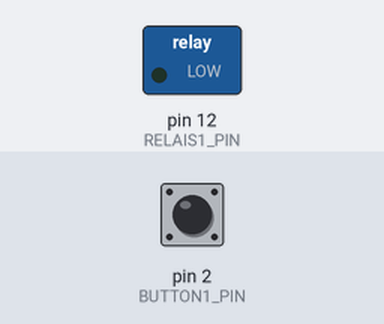
Bench run of a sketch on a simulated Arduino Uno, built with avr-gcc and run on an emulated ATmega328P. On the bench: switched loads named in the sketch (green lamp = pin HIGH). The test bench sets the inputs (shaded band); at power-on: pin 2 (BUTTON1_PIN) HIGH.

Above: at 1.2 s.
1.3 s: pin 2 (BUTTON1_PIN) pulled LOW for 1 s
At 2.8 s:
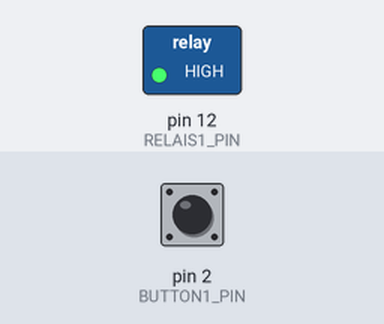
3.9 s: pin 2 (BUTTON1_PIN) pulled LOW for 3.2 s
At 5.3 s:
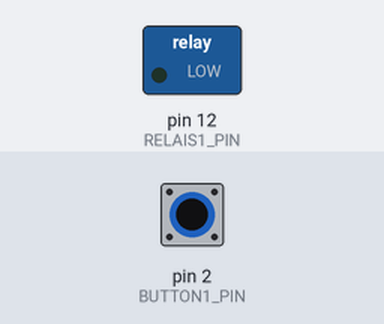
Timing chart, 0 to 6.9 s (numbered marks = the images above; inputs shaded):
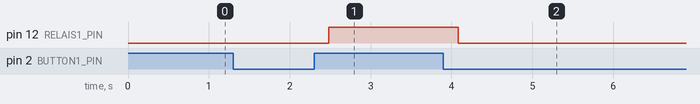

The sketch:

badkamer_ventilator.ino
```cpp
// #define DEBUG
#include <Button.h>
#include <StateMachine.h> // https://github.com/jrullan/StateMachine
#include <neotimer.h> // https://github.com/jrullan/neotimer

const int BUTTON1_PIN = 2;
const int RELAIS1_PIN = 12;

Button button1(BUTTON1_PIN); // Connect your button between pin 2 and GND
StateMachine machine = StateMachine();
Neotimer button1Timer = Neotimer();
Neotimer ventilatorTimer = Neotimer();

State* S0 = machine.addState(&ventilatieUit);
State* S1 = machine.addState(&observingButton1PressDuration);
State* S2 = machine.addState(&ventilatieAan);

void setup() {
  button1.begin();
  pinMode(RELAIS1_PIN, OUTPUT);

  //#ifdef DEBUG
  while (!Serial) { }; // for Leos
  Serial.begin(9600);
  //#endif

  S0->addTransition(&wachtenOpStartSignaal,S1);
  S1->addTransition(&isButton1Released,S2);
  S2->addTransition(&wachtenOpStopSignaal, S0);
}

void loop() {
  button1.poll();
  machine.run();
}

// state
void ventilatieUit() {
  if(machine.executeOnce) {
    #ifdef DEBUG
    Serial.println("STATE: ventilatieUit");
    #endif
    digitalWrite(RELAIS1_PIN, LOW);
    // ventilatorTimer.stop();
    ventilatorTimer.reset();
  }
}

// transition
bool wachtenOpStartSignaal() {
  // TODO: add humidity sensor level exeeded event
  if(button1.pressed()){
    #ifdef DEBUG
    Serial.println("TRANS: wachtenOpStartSignaal - button1.pressed");
    #endif
    return true;
  }
  return false;
}

// state
void observingButton1PressDuration() {
  if(machine.executeOnce) {
    #ifdef DEBUG
    Serial.println("STATE: observingButton1PressDuration");
    #endif
    button1Timer.start();
  }
}

// transition
bool isButton1Released() {
  if(button1.released()) {

    unsigned long buttonPressDurationInMillis = (unsigned long)button1Timer.stop();
    #ifdef DEBUG
    Serial.print("TRANS: isButton1Released - buttonPressDurationInMillis:");
    Serial.println(buttonPressDurationInMillis);
    #endif
    button1Timer.reset();
    unsigned long oneMinute = 60;
    // bepaal hoe lang de ventilator moet blijven draaien (in milliseconden)
    unsigned long ventilationDuration = (unsigned long)10 * oneMinute * (unsigned long)1000; // by default 10 minuten
    if(buttonPressDurationInMillis>1000) {
      ventilationDuration = buttonPressDurationInMillis * oneMinute; // convert seconds to minutes
    }

    // stel de ventilator timer in
    ventilatorTimer.set((long)ventilationDuration);
    ventilatorTimer.reset();
    #ifdef DEBUG
    Serial.print("TRANS: isButton1Released - set timer:");
    Serial.println(ventilationDuration);
    #endif
    return true; // goto next state
  }

  return false;
}

// state
void ventilatieAan() {
  if(machine.executeOnce) {
    #ifdef DEBUG
    Serial.println("STATE: VentilatieAan");
    #endif
    digitalWrite(RELAIS1_PIN,HIGH);
    ventilatorTimer.start();
  }
}

// transitie
bool wachtenOpStopSignaal() {
  if(ventilatorTimer.done()) {
    #ifdef DEBUG
    Serial.println("TRANS: wachtenOpStopSignaal: ventilatorTimer.done");
    #endif
    return true;
  }

  if(button1.pressed()) {
    #ifdef DEBUG
    Serial.println("TRANS: wachtenOpStopSignaal: button1.pressed");
    #endif
    return true;
  }

  return false;
}
```

Measured:
- after the input at 1.3 s, pin 12 (RELAIS1_PIN): LOW → HIGH after 1.2 s
- after the input at 3.9 s, pin 12 (RELAIS1_PIN): HIGH → LOW after 0.18 s
